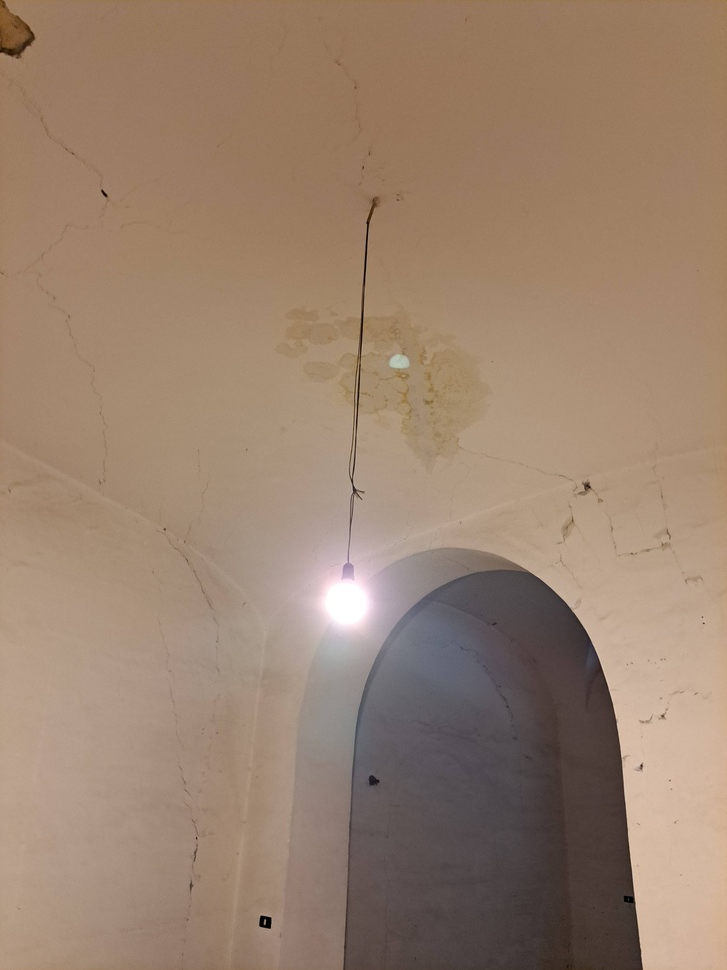
#> input picture pictures/20250508_093257.jpg, 727 x 970 px, shrunk from 3468 x 4624 before the run
$ python -i color.py   (imports and definitions only)
#> lines starting #> are read from the running program, lines starting #| are printed output that depends on the picture
#> further down, picture is the input picture: shape (970, 727, 3); mean B, G, R 110.5, 129.7, 153.9
import cv2
import numpy as np
from typing import Tuple


def histogram_equalization_color(image: np.ndarray, tile_size: Tuple[int] = (8,8)) -> np.ndarray:
    """Perform histogram equalization on a color image using YCrCb color space."""
#> called with tile_size = (8, 8)
    # Convert the image to YCrCb color space
    ycrcb_image = cv2.cvtColor(image, cv2.COLOR_BGR2YCR_CB)
#> ycrcb_image: shape (970, 727, 3); mean of channels 0, 1, 2 134.8, 141.7, 114.3
    y_channel, cr_channel, cb_channel = cv2.split(ycrcb_image)
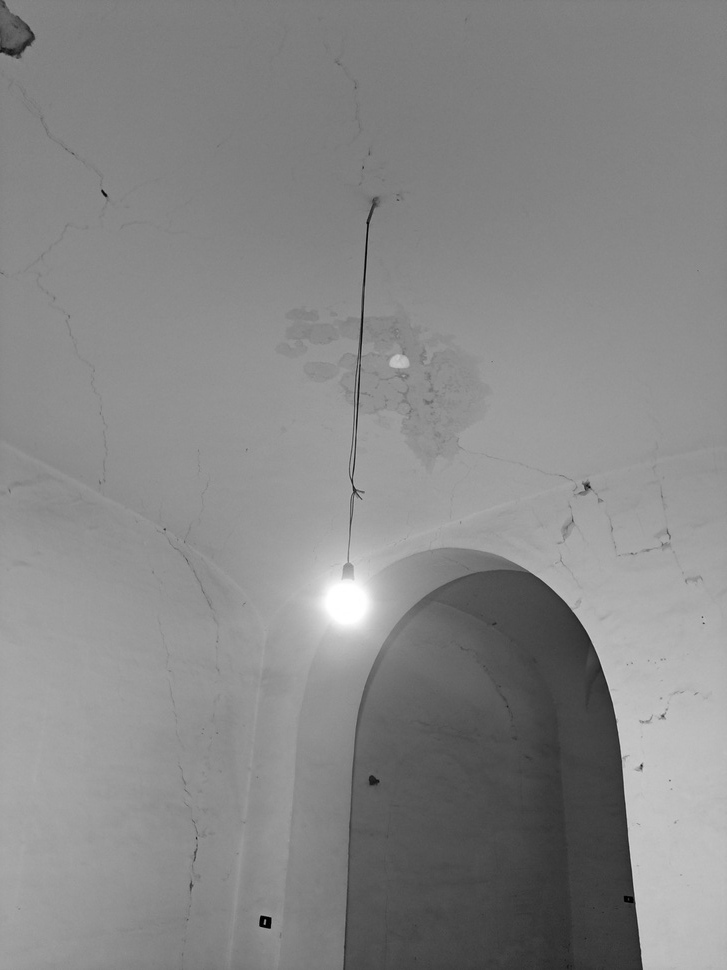
#> y_channel: shape (970, 727); min 0, max 255, mean 134.8
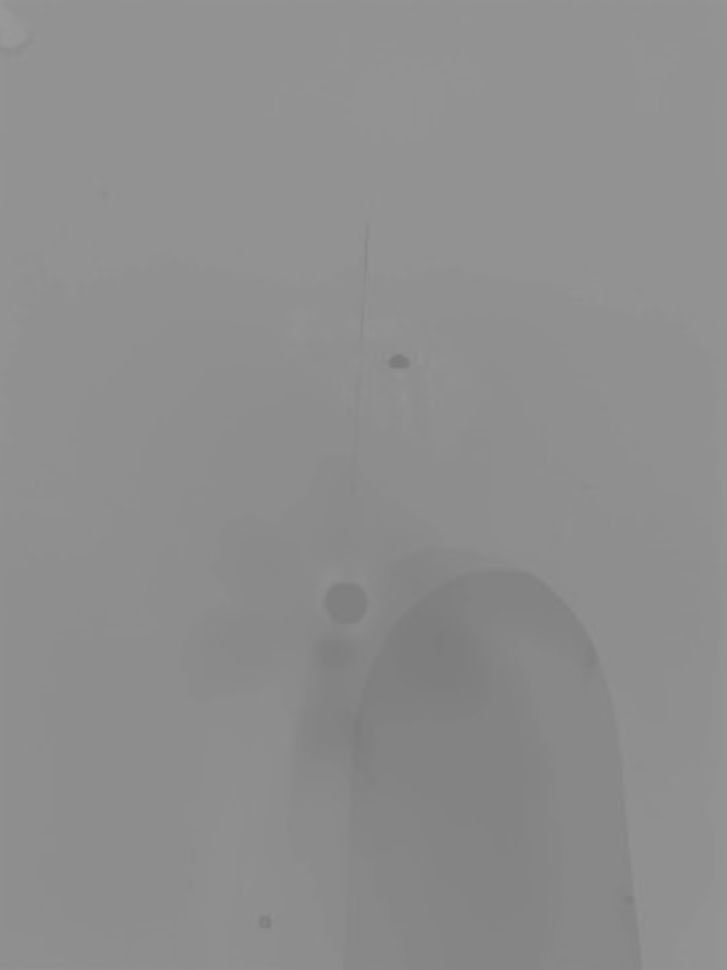
#> cr_channel: shape (970, 727); min 123, max 154, mean 141.7
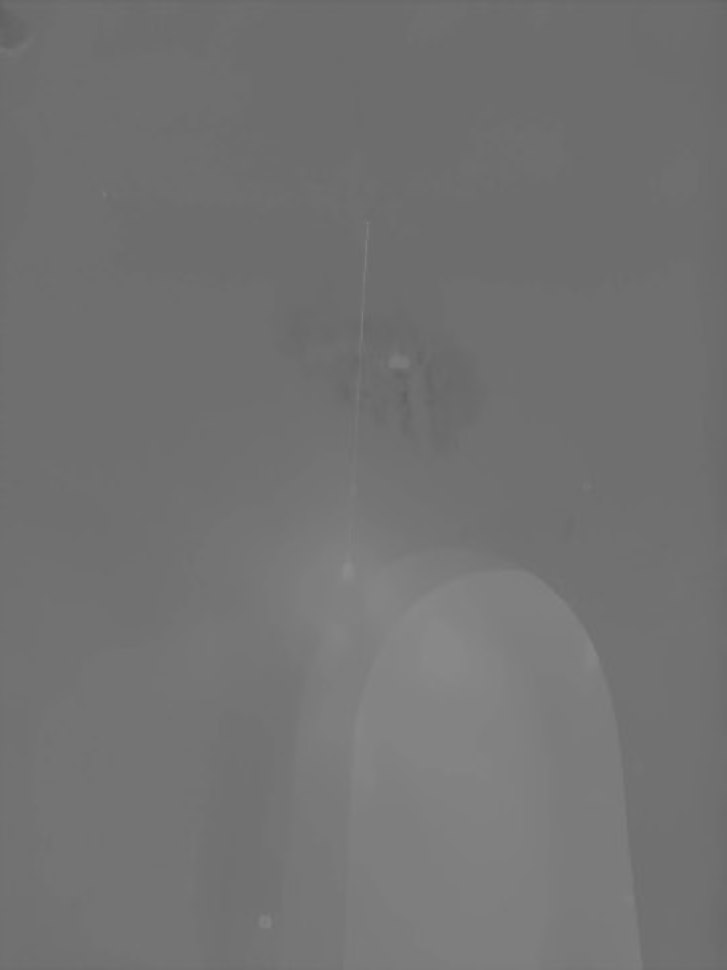
#> cb_channel: shape (970, 727); min 96, max 139, mean 114.3
    # Apply CLAHE (Contrast Limited Adaptive Histogram Equalization) to the Y channel
    clahe = cv2.createCLAHE(clipLimit=2.0, tileGridSize=tile_size)
    y_equalized = clahe.apply(y_channel)
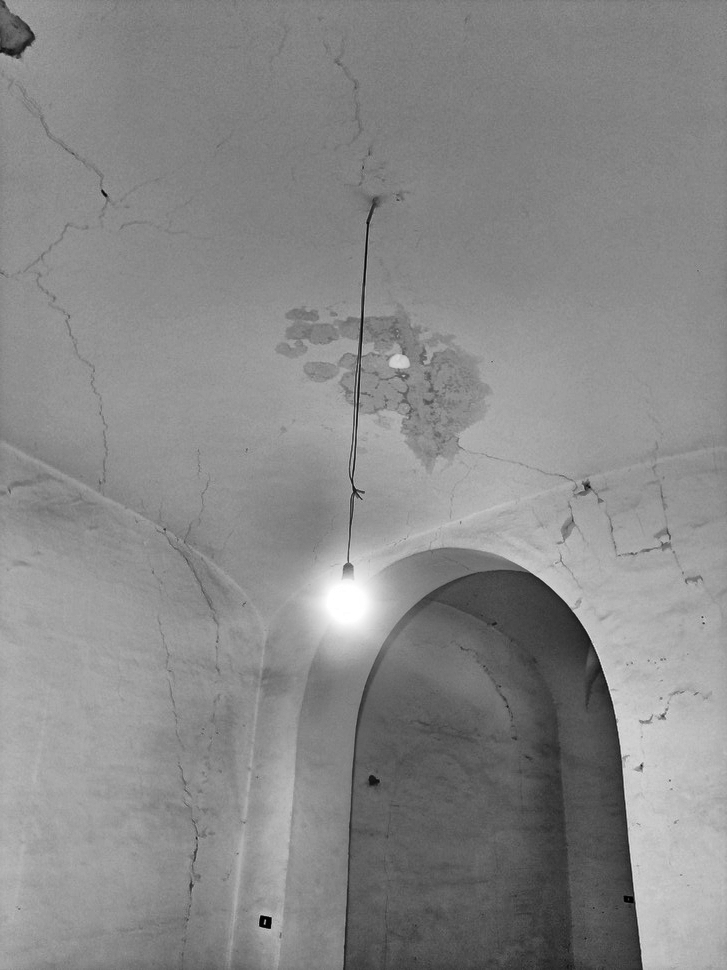
#> y_equalized: shape (970, 727); min 1, max 255, mean 136.4
    ycrcb_equalized = cv2.merge((y_equalized, cr_channel, cb_channel))
#> ycrcb_equalized: shape (970, 727, 3); mean of channels 0, 1, 2 136.4, 141.7, 114.3
    return cv2.cvtColor(ycrcb_equalized, cv2.COLOR_YCR_CB2BGR)
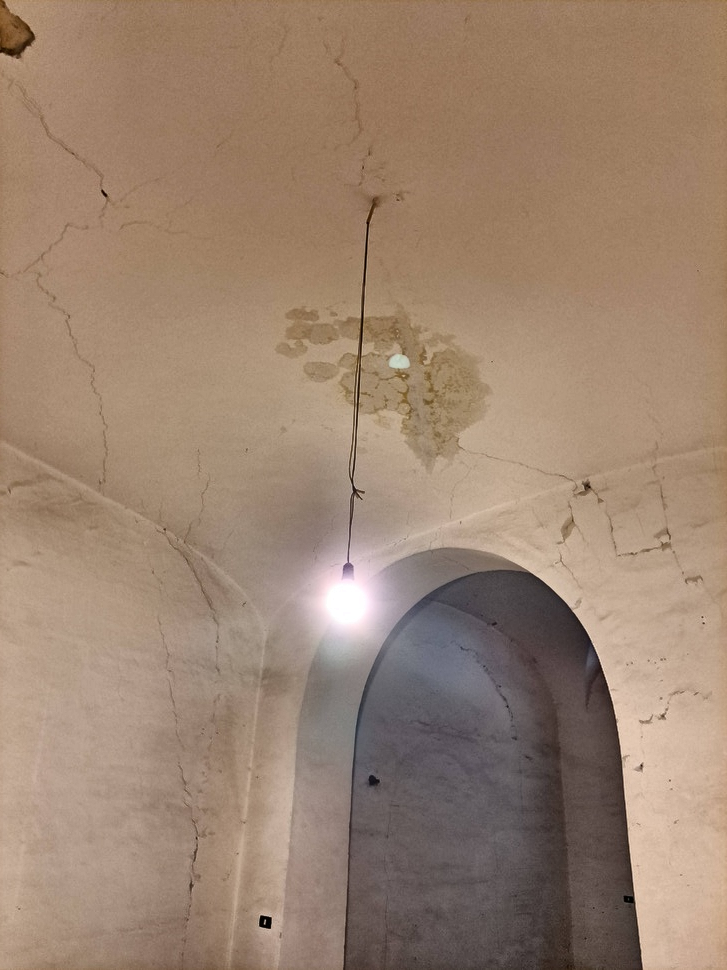
#> returned value: shape (970, 727, 3); mean B, G, R 112.1, 131.3, 155.5

>>> import cv2
>>> picture = cv2.imread('../pictures/20250508_093257.jpg')
>>> result = histogram_equalization_color(picture)

$ run again, on pictures/20250509_210637.jpg
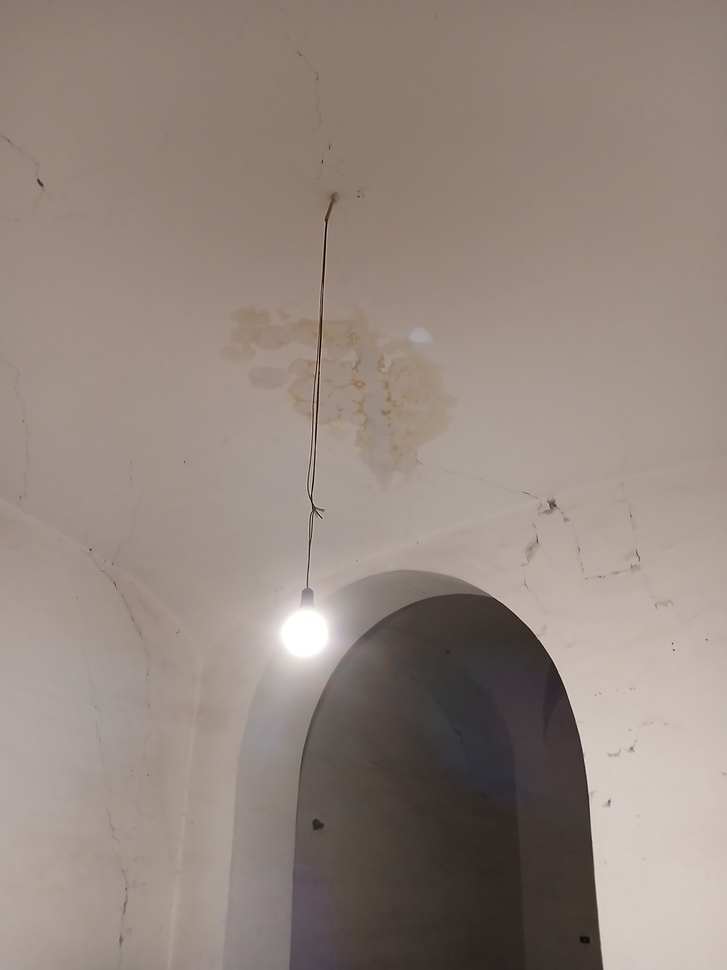
#> input picture pictures/20250509_210637.jpg, 727 x 970 px, shrunk from 3060 x 4080 before the run
#> picture is the input picture: shape (970, 727, 3); mean B, G, R 126.6, 134.9, 148.4
#> ycrcb_image: shape (970, 727, 3); mean of channels 0, 1, 2 138, 135.4, 121.6
#> in histogram_equalization_color, `y_equalized = clahe.apply(y_channel)`:
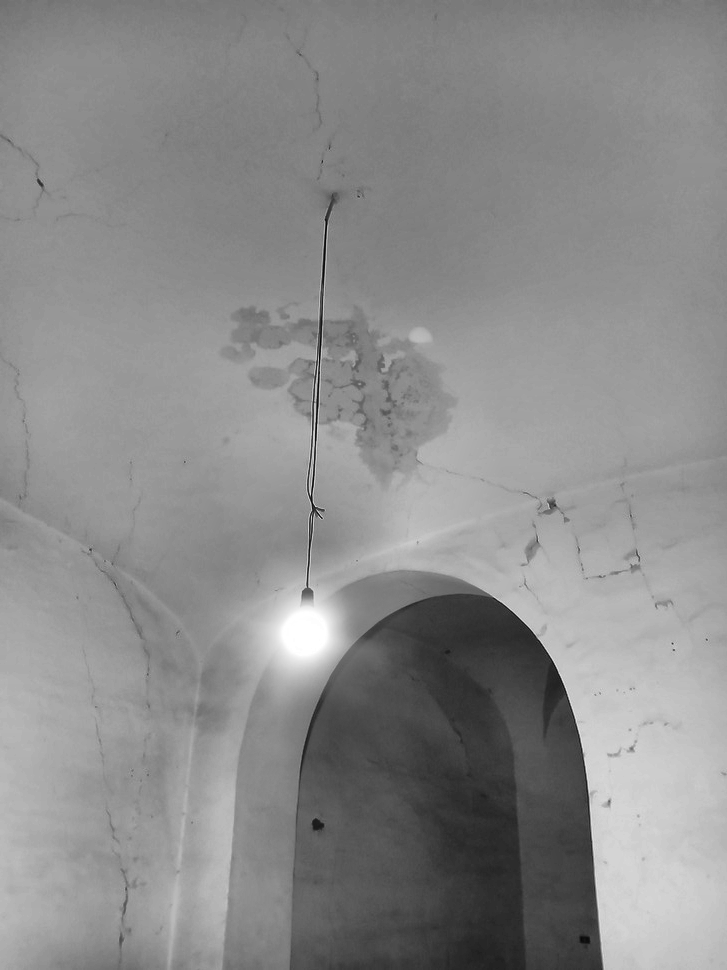
#> y_equalized: shape (970, 727); min 3, max 255, mean 138.9
#> ycrcb_equalized: shape (970, 727, 3); mean of channels 0, 1, 2 138.9, 135.4, 121.6

$ run again, on pictures/20250611_232336.jpg
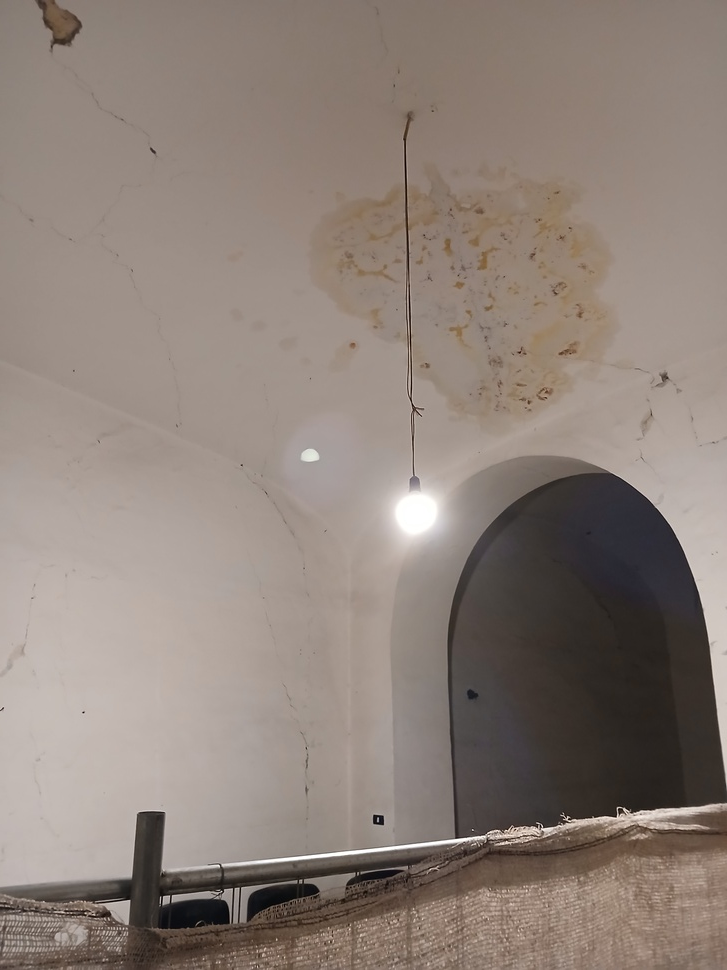
#> input picture pictures/20250611_232336.jpg, 727 x 970 px, shrunk from 3060 x 4080 before the run
#> picture is the input picture: shape (970, 727, 3); mean B, G, R 120.8, 128.8, 141.4
#> ycrcb_image: shape (970, 727, 3); mean of channels 0, 1, 2 131.7, 135, 121.9
#> in histogram_equalization_color, `y_equalized = clahe.apply(y_channel)`:
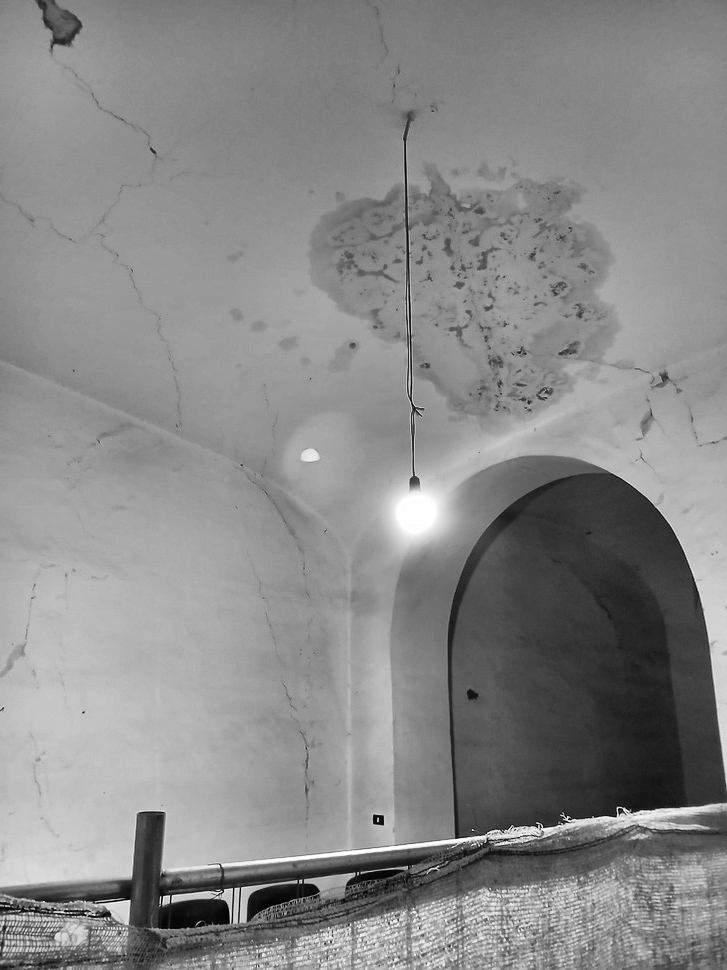
#> y_equalized: shape (970, 727); min 0, max 255, mean 136.1
#> ycrcb_equalized: shape (970, 727, 3); mean of channels 0, 1, 2 136.1, 135, 121.9
#> in histogram_equalization_color, `return cv2.cvtColor(ycrcb_equalized, cv2.COLOR_YCR_CB2BGR)`:
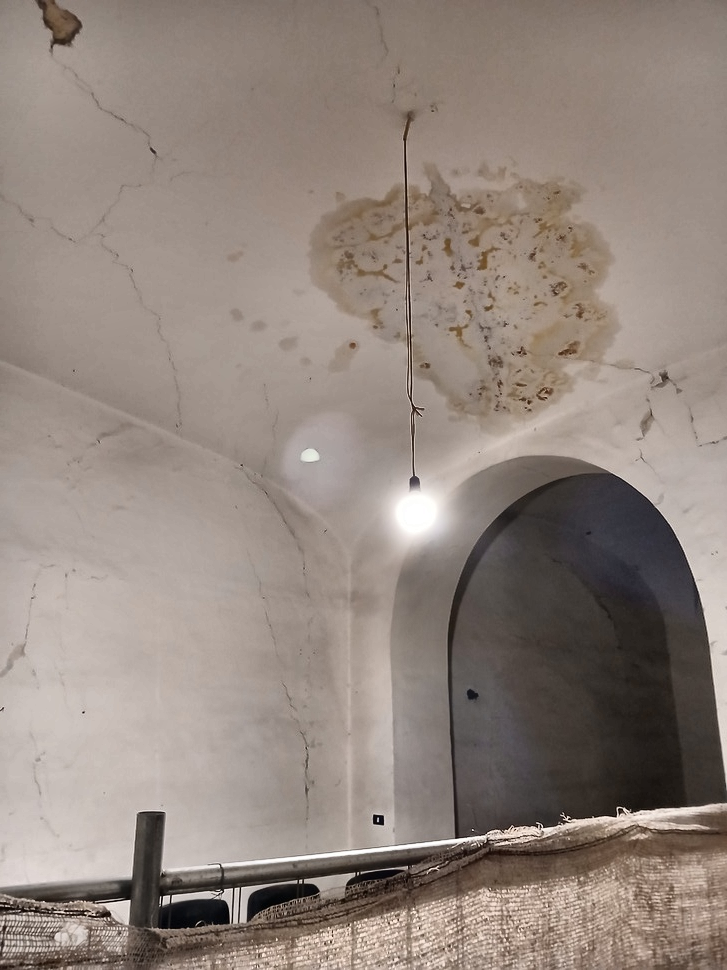
#> returned value: shape (970, 727, 3); mean B, G, R 125.2, 133.3, 145.9

$ run again, on pictures/20250613_110137.jpg
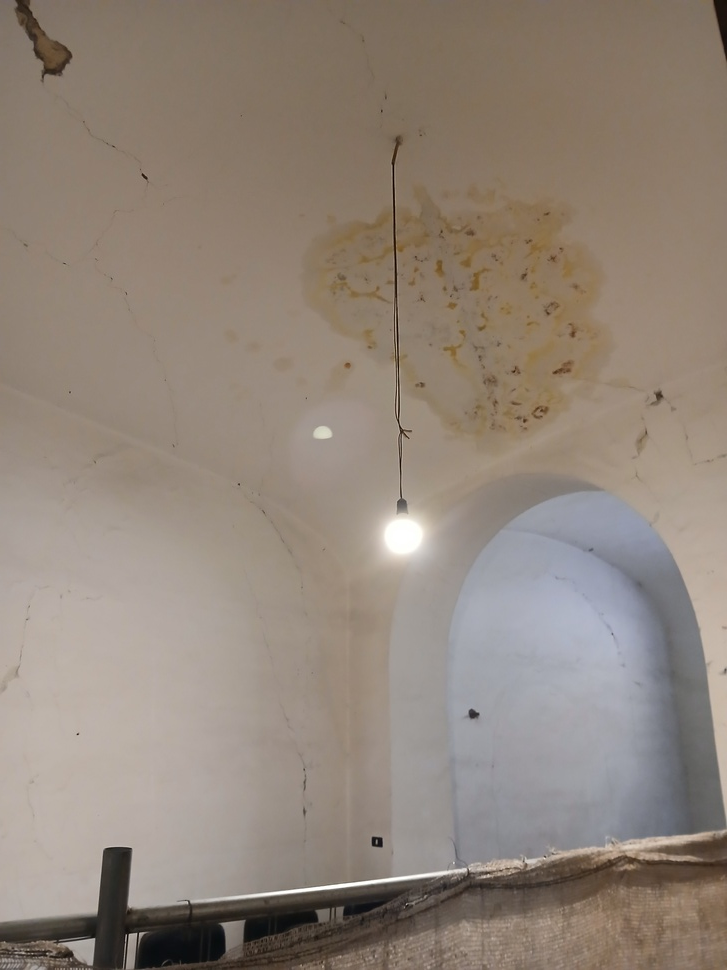
#> input picture pictures/20250613_110137.jpg, 727 x 970 px, shrunk from 3060 x 4080 before the run
#> picture is the input picture: shape (970, 727, 3); mean B, G, R 121.7, 132.9, 145.3
#> ycrcb_image: shape (970, 727, 3); mean of channels 0, 1, 2 135.3, 135.1, 120.3
#> in histogram_equalization_color, `y_channel, cr_channel, cb_channel = cv2.split(ycrcb_image)`:
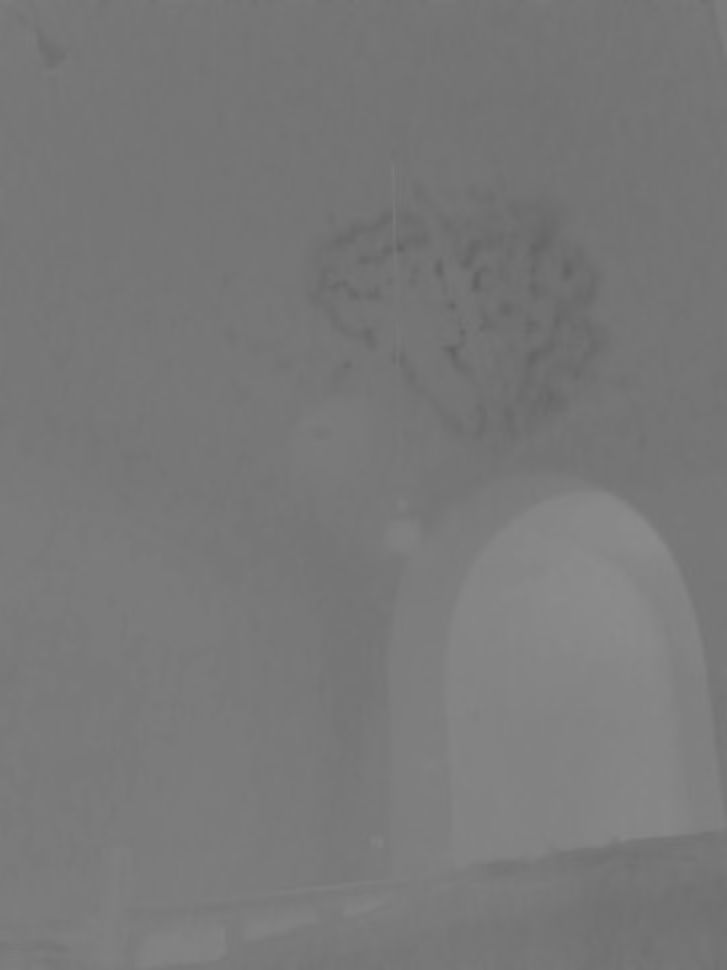
#> cb_channel: shape (970, 727); min 98, max 140, mean 120.3
#> ycrcb_equalized: shape (970, 727, 3); mean of channels 0, 1, 2 140.1, 135.1, 120.3
#> in histogram_equalization_color, `return cv2.cvtColor(ycrcb_equalized, cv2.COLOR_YCR_CB2BGR)`:
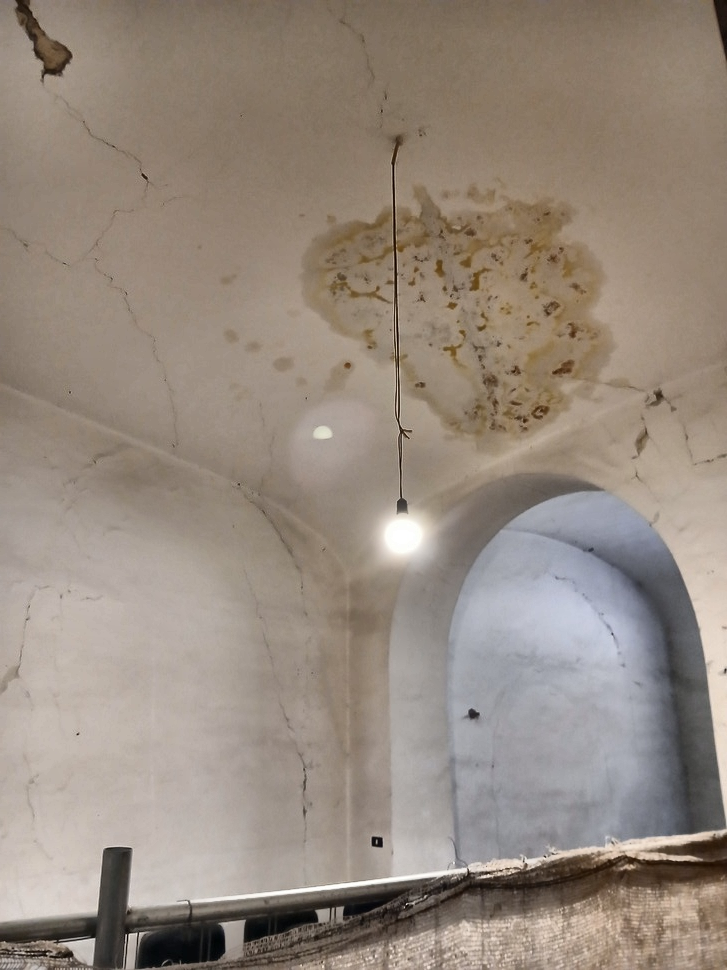
#> returned value: shape (970, 727, 3); mean B, G, R 126.4, 137.6, 150
